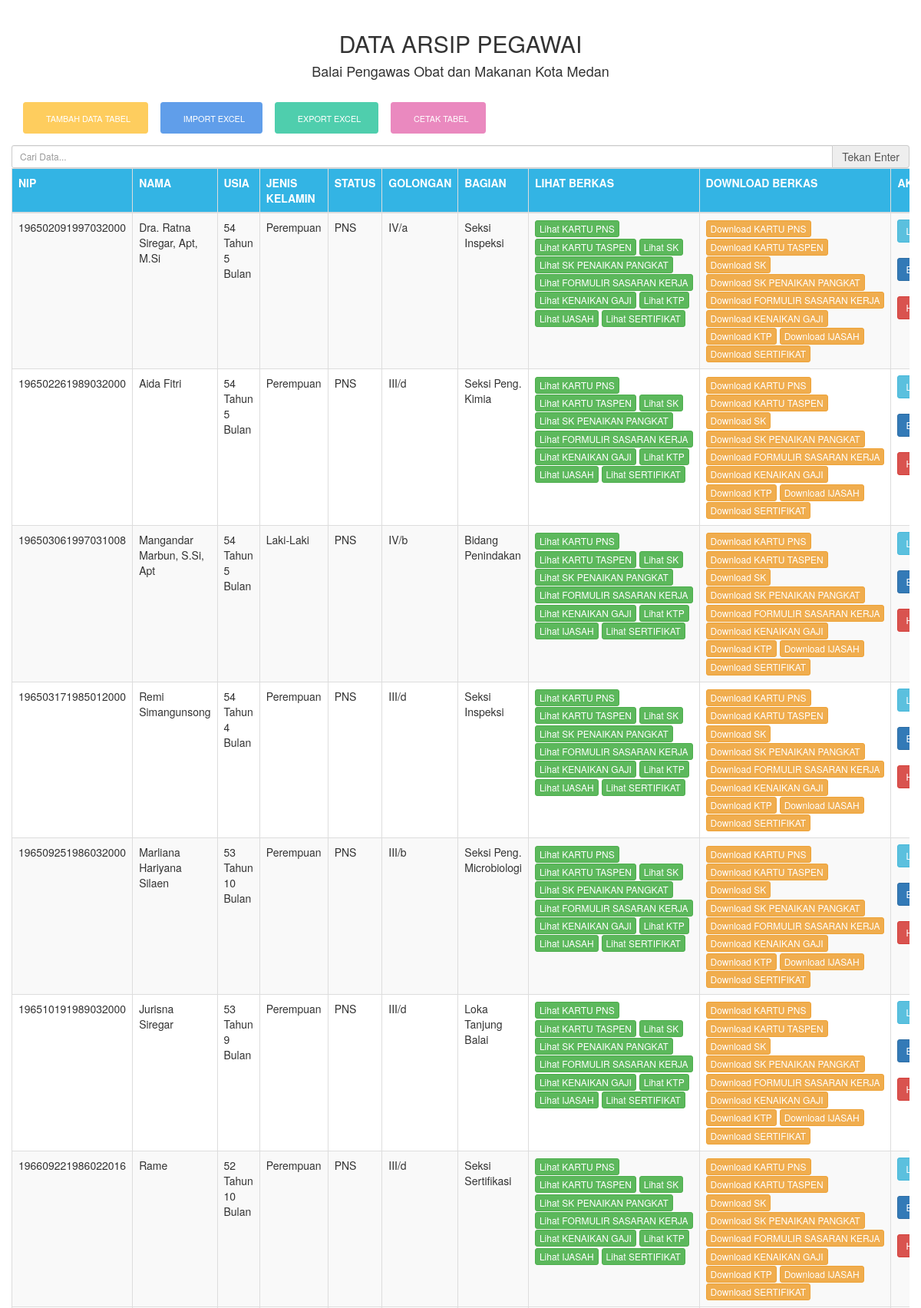
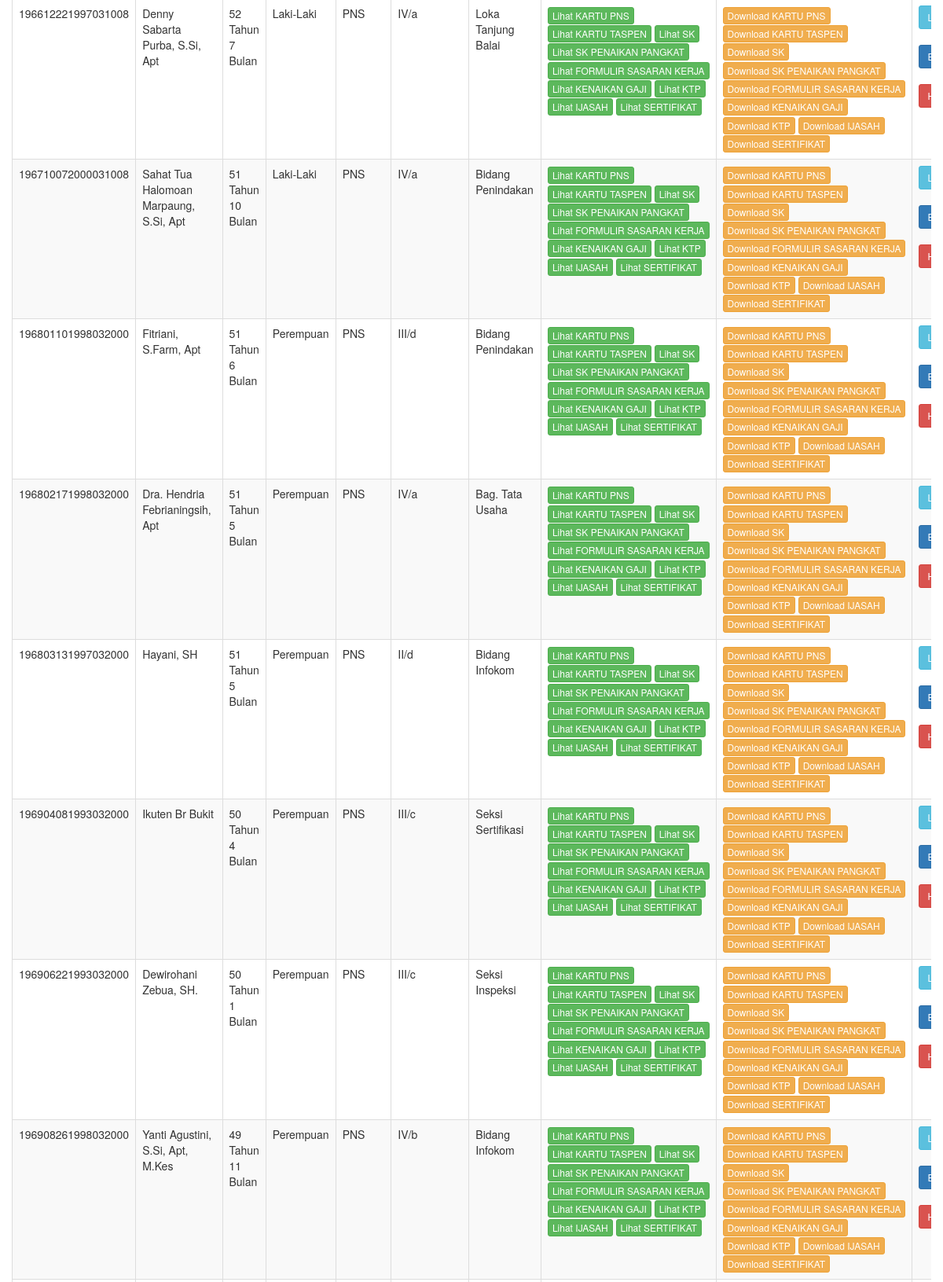
The app's page /tabel/index.php?page=2 (upper part) with its own data (2 pictures, top to bottom).
### tables this page shows
CREATE TABLE `mahasiswa` (
  `nip` varchar(20) NOT NULL,
  `nama` varchar(50) NOT NULL,
  `tela` varchar(250) NOT NULL,
  `tala` varchar(150) NOT NULL,
  `usia` varchar(250) NOT NULL,
  `jenkel` varchar(250) NOT NULL,
  `tmtcpns` varchar(150) NOT NULL,
  `mkp` varchar(250) NOT NULL,
  `golongan` varchar(30) NOT NULL,
  `tmtgol` varchar(150) NOT NULL,
  `mkg` varchar(250) NOT NULL,
  `eselon` varchar(250) NOT NULL,
  `jabatan` varchar(250) NOT NULL,
  `bagian` varchar(250) NOT NULL,
  `status` varchar(250) NOT NULL,
  `dikstruk` varchar(250) NOT NULL,
  `tadi` varchar(250) NOT NULL,
  `propen` varchar(250) NOT NULL,
  `prodi` varchar(250) NOT NULL,
  `nase` varchar(250) NOT NULL,
  `talu` varchar(250) NOT NULL,
  `agama` varchar(250) NOT NULL,
  `file1` varchar(200) NOT NULL,
  `file2` varchar(200) NOT NULL,
  `file3` varchar(200) NOT NULL,
  `file4` varchar(200) NOT NULL,
  `file5` varchar(200) NOT NULL,
  `file6` varchar(200) NOT NULL,
  `file7` varchar(200) NOT NULL,
  `file8` varchar(200) NOT NULL,
  `file9` varchar(200) NOT NULL,
  `file10` varchar(200) NOT NULL,
  PRIMARY KEY (`nip`),
  KEY `nip` (`nip`)
);

### tabel/index.php (the view, shortened to what this page needs)
<!DOCTYPE html>
<html lang="en">
<head>
    <link rel="stylesheet" href="../assets/css/top.css">
    <link rel="stylesheet" href="https://use.fontawesome.com/releases/v5.4.1/css/all.css">
	<link rel="stylesheet" href="../assets/css/bootstrap.min.css">
	<link rel="stylesheet" href="../assets/css/kembali.css">
	<link rel="stylesheet" href="../assets/css/tombol.css">
</head>
<body>
	<br>
	<center>
		<h2>DATA ARSIP PEGAWAI</h2>
		<h4>Balai Pengawas Obat dan Makanan Kota Medan</h4>
	</center>
	<br>
<div class="container">
	<div class="btn-toolbar">
		<a class="btn button yellow" 	href="../input/index.php"><i class="icon-plus"></i> Tambah Data Tabel </a>
		<a class="btn button blue" 		href="../import/index.php"><i class="icon-plus"></i> Import Excel</a>
		<a class="btn button mint" 		href="../admin/export.php"><i class="icon-plus"></i> Export Excel</a>
		<a class="btn button pink" 		href="../admin/print.php"><i class="icon-plus"></i> Cetak Tabel</a>
	</div>
</div>
  <div class="col-md-12">
  <?php
  $perhalaman		= 20;
  $page				= (isset($_GET['page']))?(int)$_GET['page']:1;
  $start			= ($page - 1) * $perhalaman;
  ?>
<div class="container table-responsive">
	<div class ="row">
		<div class="col-md-15">
            <div class="input-group">
            <input type="text" name="txtCountry" id="txtCountry" class="form-control input-sm mb-10 typeahead" placeholder="Cari Data..." autocomplete="off">
            <span class="input-group-addon" title="" data-original-title="" data-trigger="hover" data-container="body" data-toggle="popover" data-placement="bottom" data-content="Cari Berita Berdasarkan Judul">Tekan Enter</span>
            </div>
<div class="container table-responsive">
	<div class ="row">
		<div class="col-md-15">
			<table class="table table-striped table-bordered table-hover table-responsive" id="tabel_siswa">
				<tr>
					<th>NIP</th>
					<th>Nama</th>
					<th>Usia</th>
					<th>Jenis Kelamin</th>
					<th>Status</th>
					<th>Golongan</th>
					<th>Bagian</th>
					<th>Lihat Berkas</th>
					<th>Download Berkas</th>
					<th>Aksi</th>
				</tr>
				<tbody>
				<?php
					include 	'../konek.php';
					$data2  	= "select * from mahasiswa order by nip LIMIT $start,$perhalaman";
					$res    	= mysqli_query($konek,$data2);
					while($row	= mysqli_fetch_array($res)){
						echo '<tr>';
						echo '<td>'. $row['nip'] . 				'</td>';
						echo '<td>'. $row['nama'] . 			'</td>';
						echo '<td>'. $row['usia'] . 			'</td>';
						echo '<td>'. $row['jenkel'] . 			'</td>';
						echo '<td>'. $row['status'] . 			'</td>';
						echo '<td>'. $row['golongan'] . 		'</td>';
						echo '<td>'. $row['bagian'] . 			'</td>';
						echo '<td><a class="btn btn-xs btn-success" target="_blank" href="../datascan/KARTU_PNS/'. 				$row['file1'] 		. 	'">Lihat KARTU PNS</a>
								  <a class="btn btn-xs btn-success" target="_blank" href="../datascan/KARTU_TASPEN/'. 			$row['file2'] 		.	'">Lihat KARTU TASPEN</a>
								  <a class="btn btn-xs btn-success" target="_blank" href="../datascan/SK/'. 					$row['file3'] 		.	'">Lihat SK</a>
								  <a class="btn btn-xs btn-success" target="_blank" href="../datascan/SK_PENAIKAN_PANGKAT/'. 	$row['file4'] 		.	'">Lihat SK PENAIKAN PANGKAT</a>
								  <a class="btn btn-xs btn-success" target="_blank" href="../datascan/FORMULIR_SASARAN_KERJA/'. $row['file5'] 		.	'">Lihat FORMULIR SASARAN KERJA</a>
								  <a class="btn btn-xs btn-success" target="_blank" href="../datascan/KENAIKAN_GAJI/'. 			$row['file6'] 		.	'">Lihat KENAIKAN GAJI</a>
								  <a class="btn btn-xs btn-success" target="_blank" href="../datascan/KTP/'. 					$row['file7'] 		.	'">Lihat KTP</a>
								  <a class="btn btn-xs btn-success" target="_blank" href="../datascan/IJASAH/'. 				$row['file8'] 		.	'">Lihat IJASAH</a>
								  <a class="btn btn-xs btn-success" target="_blank" href="../datascan/SERTIFIKAT/'. 			$row['file9'] 		.	'">Lihat SERTIFIKAT</a>
								  </td>';
						echo '<td>
								  <a class="btn btn-xs btn-warning" href="../download/download1.php?filename='. 					$row['file1'] 		. 	'">Download KARTU PNS</a>
								  <a class="btn btn-xs btn-warning" href="../download/download2.php?filename='. 					$row['file2'] 		. 	'">Download KARTU TASPEN</a>
								  <a class="btn btn-xs btn-warning" href="../download/download3.php?filename='. 					$row['file3'] 		. 	'">Download SK</a>
								  <a class="btn btn-xs btn-warning" href="../download/download4.php?filename='. 					$row['file4'] 		. 	'">Download SK PENAIKAN PANGKAT</a>
								  <a class="btn btn-xs btn-warning" href="../download/download5.php?filename='. 					$row['file5'] 		. 	'">Download FORMULIR SASARAN KERJA</a>
								  <a class="btn btn-xs btn-warning" href="../download/download6.php?filename='. 					$row['file6'] 		. 	'">Download KENAIKAN GAJI</a>
								  <a class="btn btn-xs btn-warning" href="../download/download7.php?filename='. 					$row['file7'] 		. 	'">Download KTP</a>
								  <a class="btn btn-xs btn-warning" href="../download/download8.php?filename='. 					$row['file8'] 		. 	'">Download IJASAH</a>
								  <a class="btn btn-xs btn-warning" href="../download/download9.php?filename='. 					$row['file9'] 		. 	'">Download SERTIFIKAT</a>
								  </td>';
						echo '<td>
								  <a class="btn btn-sm btn-info" 	href="read.php?nip='. 				$row['nip'] 		. 	'">Lihat Data</a><br><br>
								  <a class="btn btn-sm btn-primary" href="update.php?nip='. 			$row['nip'] 		. 	'">Edit</a><br><br>
								  <a class="btn btn-sm btn-danger" 	href="delete.php?nip='. 			$row['nip'] 		. 	'">Hapus</a><br>
							  </td>';
						echo '</tr>';
					}
				?>
		 		</tbody>
			</table>
</body>
</html>

### assets/css/top.css (style rules this page uses)
body { margin: 0; padding: 0; font-family: "montserrat"; }

### assets/css/tombol.css (style rules this page uses)
.button,input.button { position: relative; display: inline-block; margin-right: 1em; margin-bottom: 1.34em; padding: 1em 2em; border-bottom: none; -webkit-border-radius: 0.333em; -moz-border-radius: 0.333em; border-radius: 0.333em; background-color: rgba(84,87,102,1); color: #FFFFFF!important; text-decoration: none!important; text-transform: uppercase; font-size: 0.778em!important; line-height: 1.714em!important; cursor: pointer; }
.button,input.button { -webkit-transition: background-color 0.3s linear,color 0.3s linear; -moz-transition: background-color 0.3s linear,color 0.3s linear; transition: background-color 0.3s linear,color 0.3s linear; }
.button.yellow,input.button.yellow { background-color: rgba(254,205,94,1); }
.button.mint,input.button.mint { background-color: rgba(79,206,173,1); }
.button.pink,input.button.pink { background-color: rgba(234,137,191,1); }
.button.blue,input.button.blue { background-color: rgba(96,158,234,1); }

### tabel/index.php (style rules this page uses)
table { box-shadow:0px 0px 5px #aaa; }
table th { padding:10px; font-weight:bold; background:#33B4E4; color:#fff; text-transform:uppercase; }
table td { padding:10px 5px; }

### records on screen
mahasiswa: nip "196502091997032000", nama "Dra. Ratna Siregar, Apt, M.Si", usia "54 Tahun 5 Bulan", jenkel "Perempuan", status "PNS", golongan "IV/a", bagian "Seksi Inspeksi"
mahasiswa: nip "196502261989032000", nama "Aida Fitri", usia "54 Tahun 5 Bulan", jenkel "Perempuan", status "PNS", golongan "III/d", bagian "Seksi Peng. Kimia"
mahasiswa: nip "196503061997031008", nama "Mangandar Marbun, S.Si, Apt", usia "54 Tahun 5 Bulan", jenkel "Laki-Laki", status "PNS", golongan "IV/b", bagian "Bidang Penindakan"
mahasiswa: nip "196503171985012000", nama "Remi Simangunsong", usia "54 Tahun 4 Bulan", jenkel "Perempuan", status "PNS", golongan "III/d", bagian "Seksi Inspeksi"
mahasiswa: nip "196509251986032000", nama "Marliana Hariyana Silaen", usia "53 Tahun 10 Bulan", jenkel "Perempuan", status "PNS", golongan "III/b", bagian "Seksi Peng. Microbiologi"
mahasiswa: nip "196510191989032000", nama "Jurisna Siregar", usia "53 Tahun 9 Bulan", jenkel "Perempuan", status "PNS", golongan "III/d", bagian "Loka Tanjung Balai"
mahasiswa: nip "196609221986022016", nama "Rame", usia "52 Tahun 10 Bulan", jenkel "Perempuan", status "PNS", golongan "III/d", bagian "Seksi Sertifikasi"
mahasiswa: nip "196612221997031008", nama "Denny Sabarta Purba, S.Si, Apt", usia "52 Tahun 7 Bulan", jenkel "Laki-Laki", status "PNS", golongan "IV/a", bagian "Loka Tanjung Balai"
mahasiswa: nip "196710072000031008", nama "Sahat Tua Halomoan Marpaung, S.Si, Apt", usia "51 Tahun 10 Bulan", jenkel "Laki-Laki", status "PNS", golongan "IV/a", bagian "Bidang Penindakan"
mahasiswa: nip "196801101998032000", nama "Fitriani, S.Farm, Apt", usia "51 Tahun 6 Bulan", jenkel "Perempuan", status "PNS", golongan "III/d", bagian "Bidang Penindakan"
mahasiswa: nip "196802171998032000", nama "Dra. Hendria Febrianingsih, Apt", usia "51 Tahun 5 Bulan", jenkel "Perempuan", status "PNS", golongan "IV/a", bagian "Bag. Tata Usaha"
mahasiswa: nip "196803131997032000", nama "Hayani, SH", usia "51 Tahun 5 Bulan", jenkel "Perempuan", status "PNS", golongan "II/d", bagian "Bidang Infokom"
mahasiswa: nip "196904081993032000", nama "Ikuten Br Bukit", usia "50 Tahun 4 Bulan", jenkel "Perempuan", status "PNS", golongan "III/c", bagian "Seksi Sertifikasi"
mahasiswa: nip "196906221993032000", nama "Dewirohani Zebua, SH.", usia "50 Tahun 1 Bulan", jenkel "Perempuan", status "PNS", golongan "III/c", bagian "Seksi Inspeksi"
mahasiswa: nip "196908261998032000", nama "Yanti Agustini, S.Si, Apt, M.Kes", usia "49 Tahun 11 Bulan", jenkel "Perempuan", status "PNS", golongan "IV/b", bagian "Bidang Infokom"
